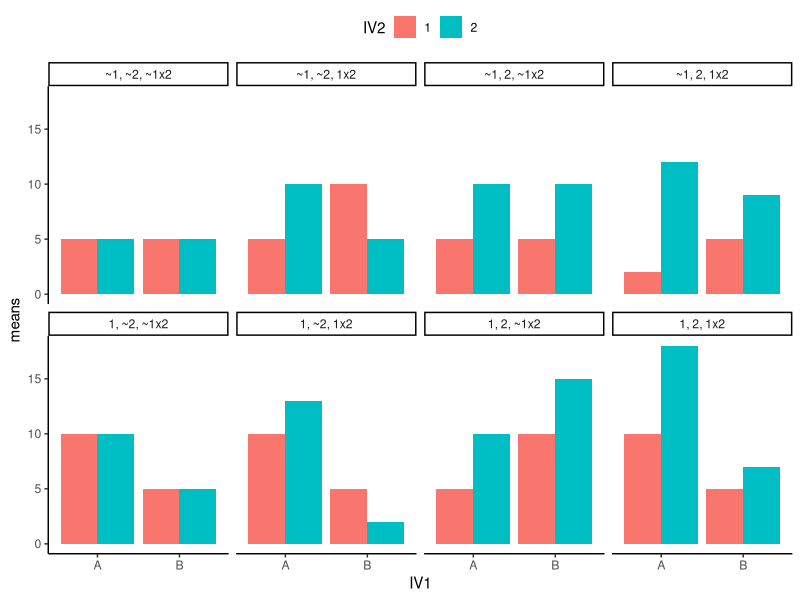
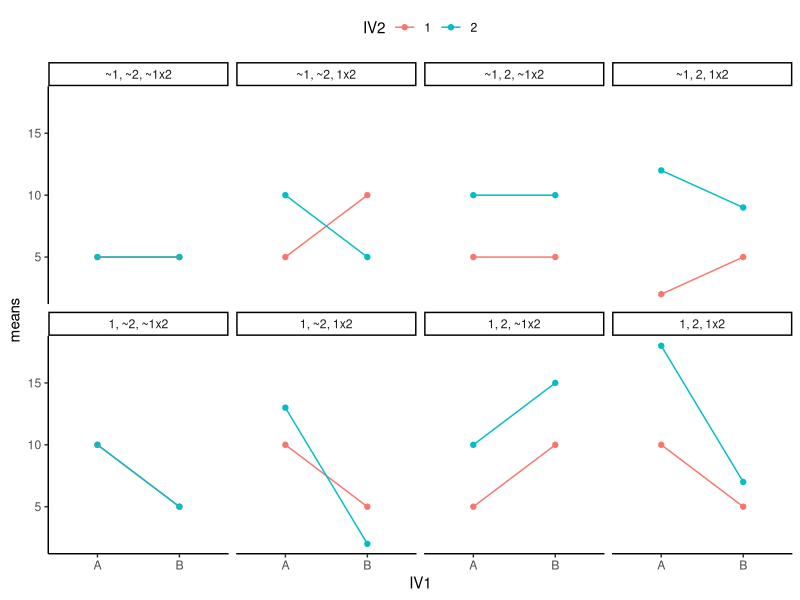
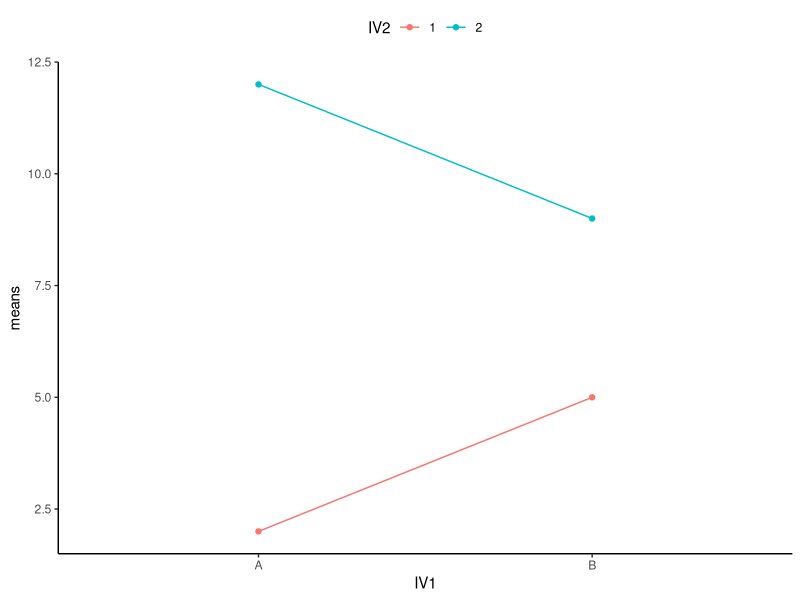
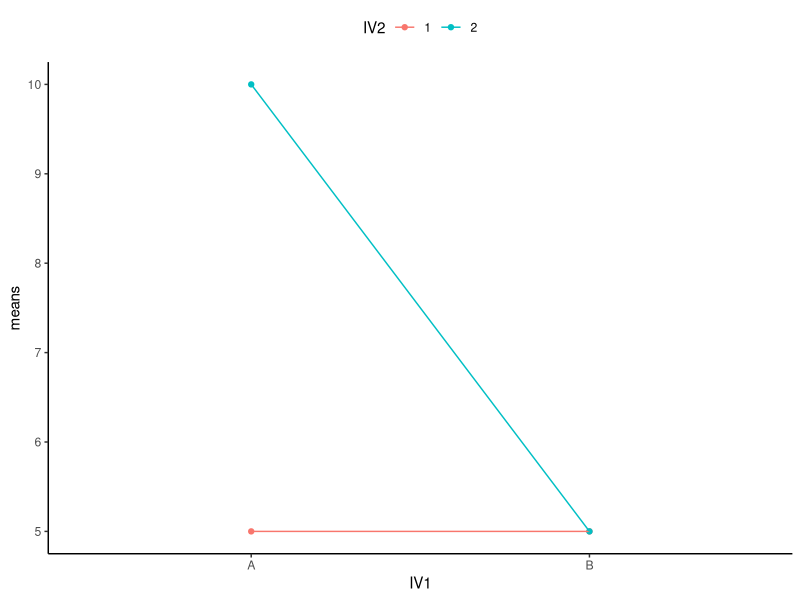
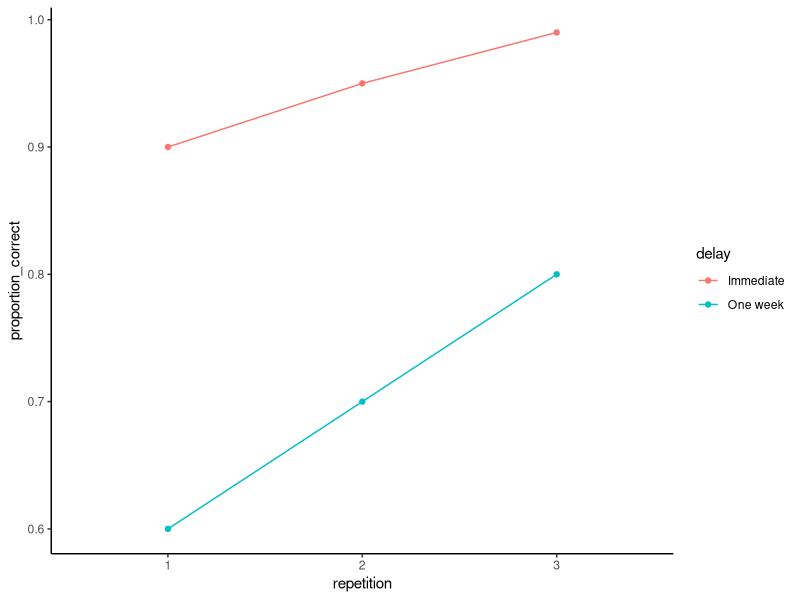
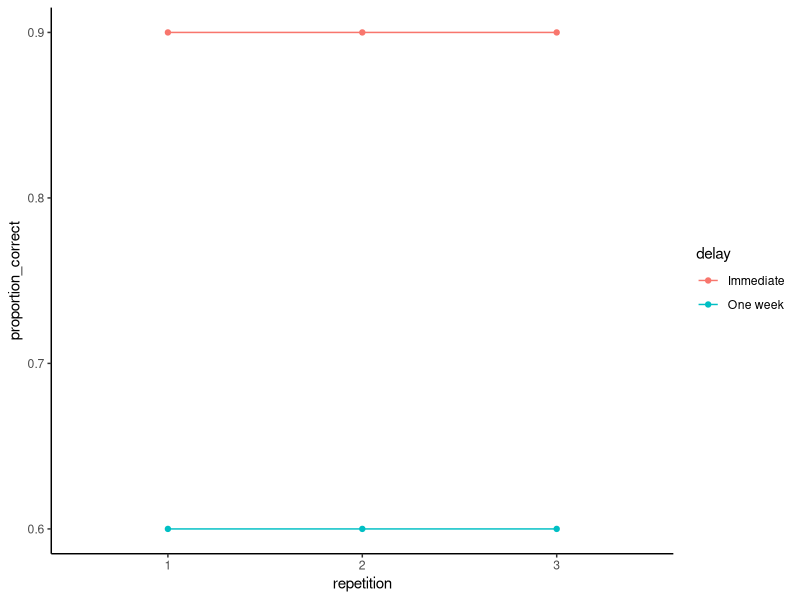
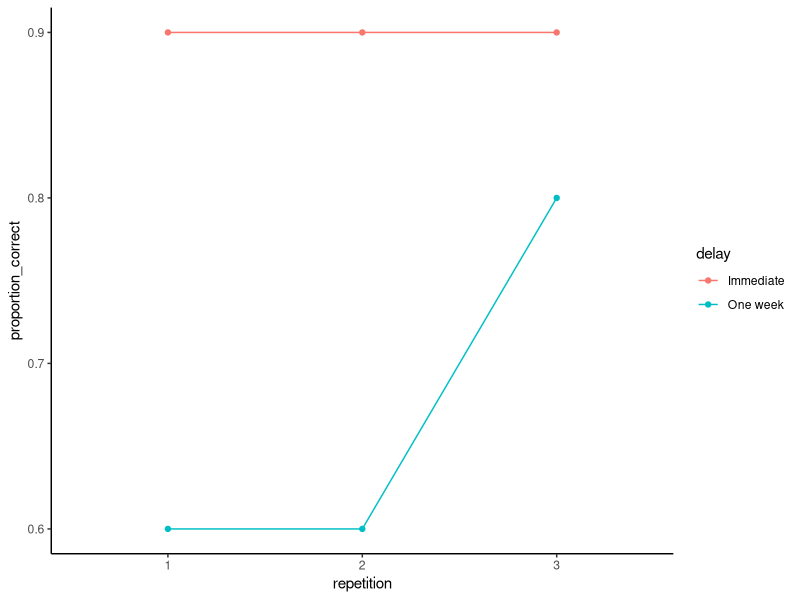
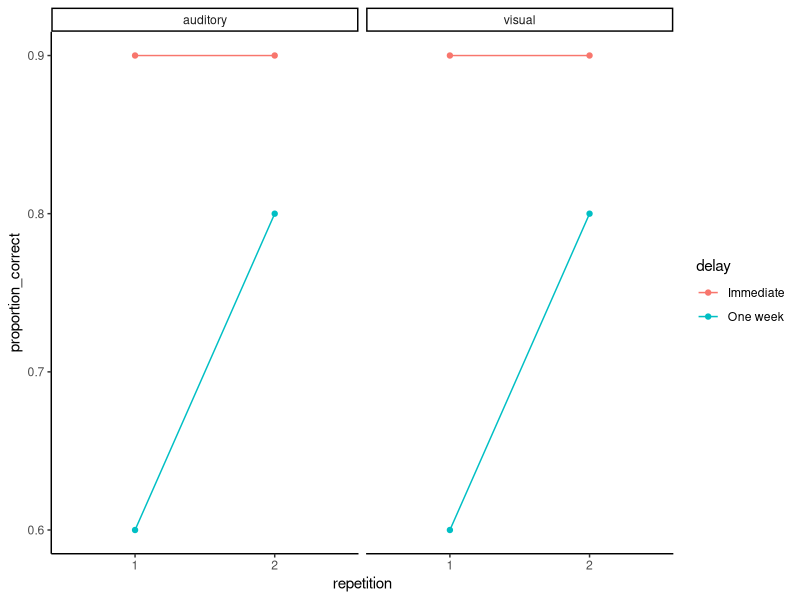

Source code (R) for these figures, in order:
## ---- chunk 1
library(ggplot2)
## ---- chunk 2
p1<- data.frame(IV1 = c("A","A","B","B"),
                IV2 = c("1","2","1","2"),
                means = c(5,5,5,5))

p2<- data.frame(IV1 = c("A","A","B","B"),
                IV2 = c("1","2","1","2"),
                means = c(10,10,5,5))

p3<- data.frame(IV1 = c("A","A","B","B"),
                IV2 = c("1","2","1","2"),
                means = c(10,13,5,2))

p4<- data.frame(IV1 = c("A","A","B","B"),
                IV2 = c("1","2","1","2"),
                means = c(5,10,10,15))

p5<- data.frame(IV1 = c("A","A","B","B"),
                IV2 = c("1","2","1","2"),
                means = c(10,18,5,7))

p6<- data.frame(IV1 = c("A","A","B","B"),
                IV2 = c("1","2","1","2"),
                means = c(5,10,5,10))

p7<- data.frame(IV1 = c("A","A","B","B"),
                IV2 = c("1","2","1","2"),
                means = c(2,12,5,9))

p8<- data.frame(IV1 = c("A","A","B","B"),
                IV2 = c("1","2","1","2"),
                means = c(5,10,10,5))

all_22s <- rbind(p1,p2,p3,p4,p5,p6,p7,p8)

type <- c(rep("~1, ~2, ~1x2",4),
          rep("1, ~2, ~1x2",4),
          rep("1, ~2, 1x2",4),
          rep("1, 2, ~1x2",4),
          rep("1, 2, 1x2",4),
          rep("~1, 2, ~1x2",4),
          rep("~1, 2, 1x2",4),
          rep("~1, ~2, 1x2",4))

type<-as.factor(type)

all_22s <- cbind(all_22s,type)

ggplot(all_22s, aes(x=IV1, y=means, group=IV2, fill=IV2))+
  geom_bar(stat="identity", position="dodge")+
  theme_classic()+
  facet_wrap(~type, nrow=2)+
  theme(legend.position = "top")
                             
## ---- chunk 3

ggplot(all_22s, aes(x=IV1, y=means, group=IV2, color=IV2))+
  geom_point()+
  geom_line()+
  theme_classic()+
  facet_wrap(~type, nrow=2)+
  theme(legend.position = "top")
                             
## ---- chunk 4
p7<- data.frame(IV1 = c("A","A","B","B"),
                IV2 = c("1","2","1","2"),
                means = c(2,12,5,9))

ggplot(p7, aes(x=IV1, y=means, group=IV2, color=IV2))+
  geom_point()+
  geom_line()+
  theme_classic()+
  theme(legend.position = "top")

## ---- chunk 5
p7<- data.frame(IV1 = c("A","A","B","B"),
                IV2 = c("1","2","1","2"),
                means = c(5,10,5,5))

ggplot(p7, aes(x=IV1, y=means, group=IV2, color=IV2))+
  geom_point()+
  geom_line()+
  theme_classic()+
  theme(legend.position = "top")

## ---- chunk 6
proportion_correct<- c(.9,.6,.95,.7,.99,.8)
delay<-rep(c("Immediate","One week"),3)
repetition<-as.factor(rep(c(1,2,3),each=2))
df<-data.frame(proportion_correct,delay,repetition)

ggplot(df,aes(x=repetition,y=proportion_correct, color=delay, group=delay))+
  geom_point()+
  geom_line()+
  theme_classic()
## ---- chunk 7
proportion_correct<- c(.9,.6,.9,.6,.9,.6)
delay<-rep(c("Immediate","One week"),3)
repetition<-as.factor(rep(c(1,2,3),each=2))
df<-data.frame(proportion_correct,delay,repetition)

ggplot(df,aes(x=repetition,y=proportion_correct, color=delay, group=delay))+
  geom_point()+
  geom_line()+
  theme_classic()
## ---- chunk 8
proportion_correct<- c(.9,.6,.9,.6,.9,.8)
delay<-rep(c("Immediate","One week"),3)
repetition<-as.factor(rep(c(1,2,3),each=2))
df<-data.frame(proportion_correct,delay,repetition)

ggplot(df,aes(x=repetition,y=proportion_correct, color=delay, group=delay))+
  geom_point()+
  geom_line()+
  theme_classic()
## ---- chunk 9
proportion_correct<- c(.9,.6,.9,.8,
                       .9,.6,.9,.8)
delay<-as.factor(rep(c("Immediate","One week"),4))
repetition<-as.factor(rep(rep(c(1,2),each=2),2))
modality<-as.factor(rep(c("visual","auditory"),each=4))
df<-data.frame(proportion_correct,delay,repetition, modality)

ggplot(df,aes(x=repetition,y=proportion_correct, color=delay, group=delay))+
  geom_point()+
  geom_line()+
  theme_classic()+
  facet_wrap(~modality)
## ---- chunk 10
proportion_correct<- c(.9,.6,.9,.8,
                       .9,.8,.9,.5)
delay<-as.factor(rep(c("Immediate","One week"),4))
repetition<-as.factor(rep(rep(c(1,2),each=2),2))
modality<-as.factor(rep(c("visual","auditory"),each=4))
df<-data.frame(proportion_correct,delay,repetition, modality)

ggplot(df,aes(x=repetition,y=proportion_correct, color=delay, group=delay))+
  geom_point()+
  geom_line()+
  theme_classic()+
  facet_wrap(~modality)
## ---- chunk 11
# 2x2 simulator


IV1 <- c(4,7)
IV2 <- c(5, 5)
interaction <-c(0,0,0,0)




